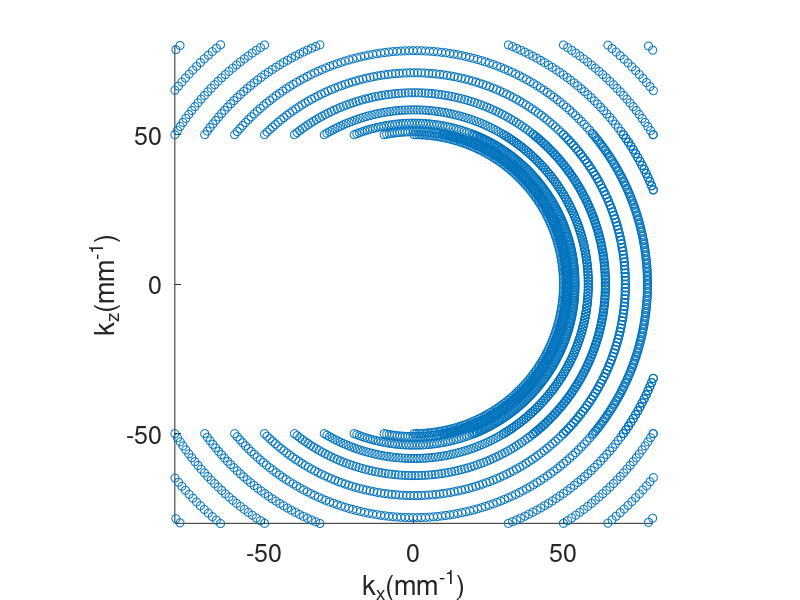

This chart was generated by the following MATLAB code:
% plot the fourier plane scanned using OS angle/ks in polar coordinates:
clearvars;

theta = -90:90;
Nbx   = [5];
L     = 100e-3;
Lobj  = 100e-3 ;
N = 2^10;

% frequency decimate unit
df0t = (1/Lobj) ;
ft = (-N/2:(N/2-1))*df0t;
df0s = (1/L) ;
fs = Nbx*df0s ;

figure('DefaultAxesFontSize',18); 
title('Fourier plane')

Lobj = 50e-3;
for i = 1:length(fs)
    
    [FT,THETA] = meshgrid(ft,pi*theta/180);
    KX = FT.*sin(THETA) + fs(i)*cos(THETA) ;
    KZ = FT.*cos(THETA) - fs(i)*sin(THETA) ;
    scatter(KX(:),KZ(:))
    %scatter([KX(:);-KX(:)],[KZ(:);-KZ(:)])

    axis([-4/Lobj 4/Lobj -4/Lobj 4/Lobj])
    axis equal
    xlabel('k_x(mm^{-1})')
    ylabel('k_z(mm^{-1})')
    hold on
    drawnow
end

